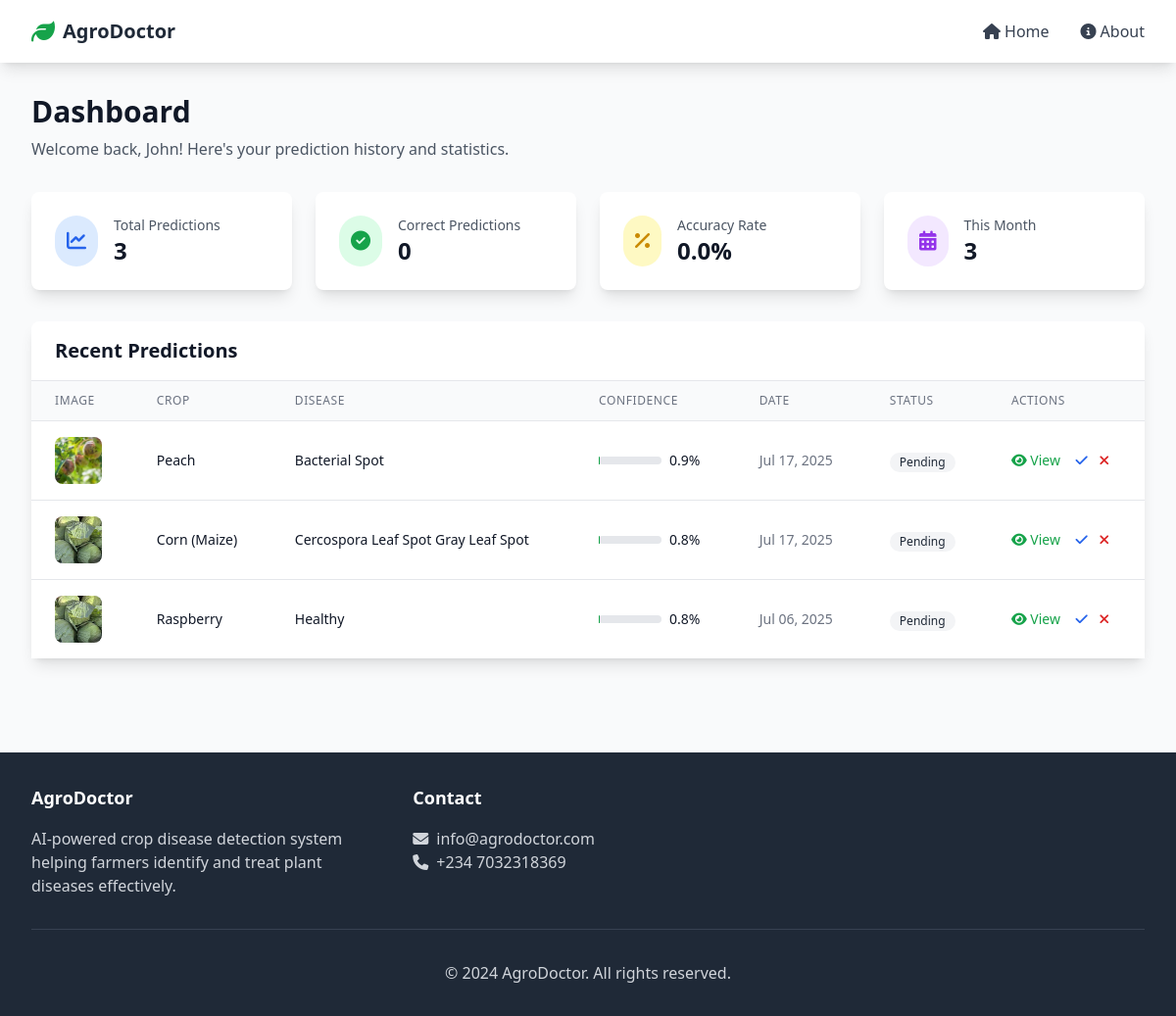
The page /dashboard/ (signed in) on the database its author committed.
### doctor/models.py (models this page shows, shortened)
class Prediction(models.Model):
    image = models.ImageField(upload_to='predictions/', null=True, blank=True)
    predicted_crop = models.CharField(max_length=100)
    predicted_disease = models.CharField(max_length=200)
    confidence_score = models.FloatField()
    crop = models.ForeignKey(Crop, on_delete=models.SET_NULL, null=True, blank=True)
    disease = models.ForeignKey(Disease, on_delete=models.SET_NULL, null=True, blank=True)
    treatment = models.ForeignKey(Treatment, on_delete=models.SET_NULL, null=True, blank=True)
    actual_crop = models.CharField(max_length=100, blank=True)
    actual_disease = models.CharField(max_length=200, blank=True)
    is_correct = models.BooleanField(null=True, blank=True)
    created_at = models.DateTimeField(auto_now_add=True)
    class Meta:
        ordering = ['-created_at']
        verbose_name = "Prediction Result"
        verbose_name_plural = "Prediction Results"

### doctor/views.py (the view)
# urls.py: path('dashboard/', views.dashboard, name='dashboard'),
@login_required
def dashboard(request):
    predictions = Prediction.objects.all().order_by('-created_at')
    paginator = Paginator(predictions, 10)
    page_obj = paginator.get_page(request.GET.get('page'))
    total = predictions.count()
    correct = predictions.filter(is_correct=True).count()
    accuracy = (correct / total * 100) if total > 0 else 0
    return render(request, 'doctor/dashboard.html', {
        'page_obj': page_obj,
        'total_predictions': total,
        'correct_predictions': correct,
        'accuracy': round(accuracy, 2),
        'title': 'Dashboard'
    })

### templates/doctor/dashboard.html (shortened to what this page needs)
{% extends 'base.html' %}
{% block content %}
<div class="max-w-7xl mx-auto px-4 sm:px-6 lg:px-8 py-8">
    <div class="mb-8">
        <h1 class="text-3xl font-bold text-gray-900 mb-2">Dashboard</h1>
        <p class="text-gray-600">Welcome back, {{ user.username }}! Here's your prediction history and statistics.</p>
    </div>
    <div class="grid grid-cols-1 md:grid-cols-4 gap-6 mb-8">
        <div class="bg-white rounded-lg shadow-lg p-6">
            <div class="flex items-center">
                <div class="bg-blue-100 rounded-full p-3 mr-4">
                    <i class="fas fa-chart-line text-blue-600 text-xl"></i>
                </div>
                <div>
                    <p class="text-sm font-medium text-gray-600">Total Predictions</p>
                    <p class="text-2xl font-bold text-gray-900">{{ total_predictions }}</p>
                </div>
            </div>
        </div>
        <div class="bg-white rounded-lg shadow-lg p-6">
            <div class="flex items-center">
                <div class="bg-green-100 rounded-full p-3 mr-4">
                    <i class="fas fa-check-circle text-green-600 text-xl"></i>
                </div>
                <div>
                    <p class="text-sm font-medium text-gray-600">Correct Predictions</p>
                    <p class="text-2xl font-bold text-gray-900">{{ correct_predictions }}</p>
                </div>
            </div>
        </div>
        <div class="bg-white rounded-lg shadow-lg p-6">
            <div class="flex items-center">
                <div class="bg-yellow-100 rounded-full p-3 mr-4">
                    <i class="fas fa-percentage text-yellow-600 text-xl"></i>
                </div>
                <div>
                    <p class="text-sm font-medium text-gray-600">Accuracy Rate</p>
                    <p class="text-2xl font-bold text-gray-900">{{ accuracy }}%</p>
                </div>
            </div>
        </div>
        <div class="bg-white rounded-lg shadow-lg p-6">
            <div class="flex items-center">
                <div class="bg-purple-100 rounded-full p-3 mr-4">
                    <i class="fas fa-calendar-alt text-purple-600 text-xl"></i>
                </div>
                <div>
                    <p class="text-sm font-medium text-gray-600">This Month</p>
                    <p class="text-2xl font-bold text-gray-900">
                        {% if page_obj %}
                            {{ page_obj|length }}
                        {% else %}
                            0
                        {% endif %}
                    </p>
                </div>
            </div>
        </div>
    </div>
    <div class="bg-white rounded-lg shadow-lg">
        <div class="px-6 py-4 border-b border-gray-200">
            <h2 class="text-xl font-semibold text-gray-900">Recent Predictions</h2>
        </div>
        {% if page_obj %}
            <div class="overflow-x-auto">
                <table class="min-w-full divide-y divide-gray-200">
                    <thead class="bg-gray-50">
                        <tr>
                            <th class="px-6 py-3 text-left text-xs font-medium text-gray-500 uppercase tracking-wider">
                                Image
                            </th>
                            <th class="px-6 py-3 text-left text-xs font-medium text-gray-500 uppercase tracking-wider">
                                Crop
                            </th>
                            <th class="px-6 py-3 text-left text-xs font-medium text-gray-500 uppercase tracking-wider">
                                Disease
                            </th>
                            <th class="px-6 py-3 text-left text-xs font-medium text-gray-500 uppercase tracking-wider">
                                Confidence
                            </th>
                            <th class="px-6 py-3 text-left text-xs font-medium text-gray-500 uppercase tracking-wider">
                                Date
                            </th>
                            <th class="px-6 py-3 text-left text-xs font-medium text-gray-500 uppercase tracking-wider">
                                Status
                            </th>
                            <th class="px-6 py-3 text-left text-xs font-medium text-gray-500 uppercase tracking-wider">
                                Actions
                            </th>
                        </tr>
                    </thead>
                    <tbody class="bg-white divide-y divide-gray-200">
                        {% for prediction in page_obj %}
                            <tr class="hover:bg-gray-50">
                                <td class="px-6 py-4 whitespace-nowrap">
                                    <div class="flex-shrink-0 h-12 w-12">
                                        <img class="h-12 w-12 rounded-lg object-cover"
                                             src="{{ prediction.image.url }}"
                                             alt="Crop image">
                                    </div>
                                </td>
                                <td class="px-6 py-4 whitespace-nowrap">
                                    <div class="text-sm font-medium text-gray-900">
                                        {{ prediction.predicted_crop }}
                                    </div>
                                </td>
                                <td class="px-6 py-4 whitespace-nowrap">
                                    <div class="text-sm text-gray-900">
                                        {{ prediction.predicted_disease }}
                                    </div>
                                </td>
                                <td class="px-6 py-4 whitespace-nowrap">
                                    <div class="flex items-center">
                                        <div class="w-16 bg-gray-200 rounded-full h-2 mr-2">
                                        </div>
                                        <span class="text-sm text-gray-900">
                                            {{ prediction.confidence_score|floatformat:1 }}%
                                        </span>
                                    </div>
                                </td>
                                <td class="px-6 py-4 whitespace-nowrap text-sm text-gray-500">
                                    {{ prediction.created_at|date:"M d, Y" }}
                                </td>
                                <td class="px-6 py-4 whitespace-nowrap">
                                    {% if prediction.is_correct is None %}
                                        <span class="inline-flex items-center px-2.5 py-0.5 rounded-full text-xs font-medium bg-gray-100 text-gray-800">
                                            Pending
                                        </span>
                                    {% elif prediction.is_correct %}
                                        <span class="inline-flex items-center px-2.5 py-0.5 rounded-full text-xs font-medium bg-green-100 text-green-800">
                                            <i class="fas fa-check mr-1"></i>Correct
                                        </span>
                                    {% else %}
                                        <span class="inline-flex items-center px-2.5 py-0.5 rounded-full text-xs font-medium bg-red-100 text-red-800">
                                            <i class="fas fa-times mr-1"></i>Incorrect
                                        </span>
                                    {% endif %}
                                </td>
                                <td class="px-6 py-4 whitespace-nowrap text-sm font-medium">
                                    <a href="{% url 'doctor:prediction_result' prediction.id %}"
                                       class="text-green-600 hover:text-green-900 mr-3">
                                        <i class="fas fa-eye"></i> View
                                    </a>
                                    <button onclick="markPrediction({{ prediction.id }}, true)"
                                            class="text-blue-600 hover:text-blue-900 mr-2">
                                        <i class="fas fa-check"></i>
                                    </button>
                                    <button onclick="markPrediction({{ prediction.id }}, false)"
                                            class="text-red-600 hover:text-red-900">
                                        <i class="fas fa-times"></i>
                                    </button>
                                </td>
                            </tr>
                        {% endfor %}
                    </tbody>
                </table>
            </div>
        {% endif %}
    </div>
</div>
{% endblock %}

### rows shown on the page
Prediction: image (picture), predicted_crop "Peach", predicted_disease "Bacterial Spot", confidence_score "0.9", created_at "Jul 17, 2025", shows "Pending"
Prediction: image (picture), predicted_crop "Corn (Maize)", predicted_disease "Cercospora Leaf Spot Gray Leaf Spot", confidence_score "0.8", created_at "Jul 17, 2025", shows "Pending"
Prediction: image (picture), predicted_crop "Raspberry", predicted_disease "Healthy", confidence_score "0.8", created_at "Jul 06, 2025", shows "Pending"

### other values the page prints
{{ user.username }} "John"
{{ total_predictions }} "3"
{{ correct_predictions }} "0"
{{ accuracy }} "0.0"
{{ page_obj|length }} "3"
